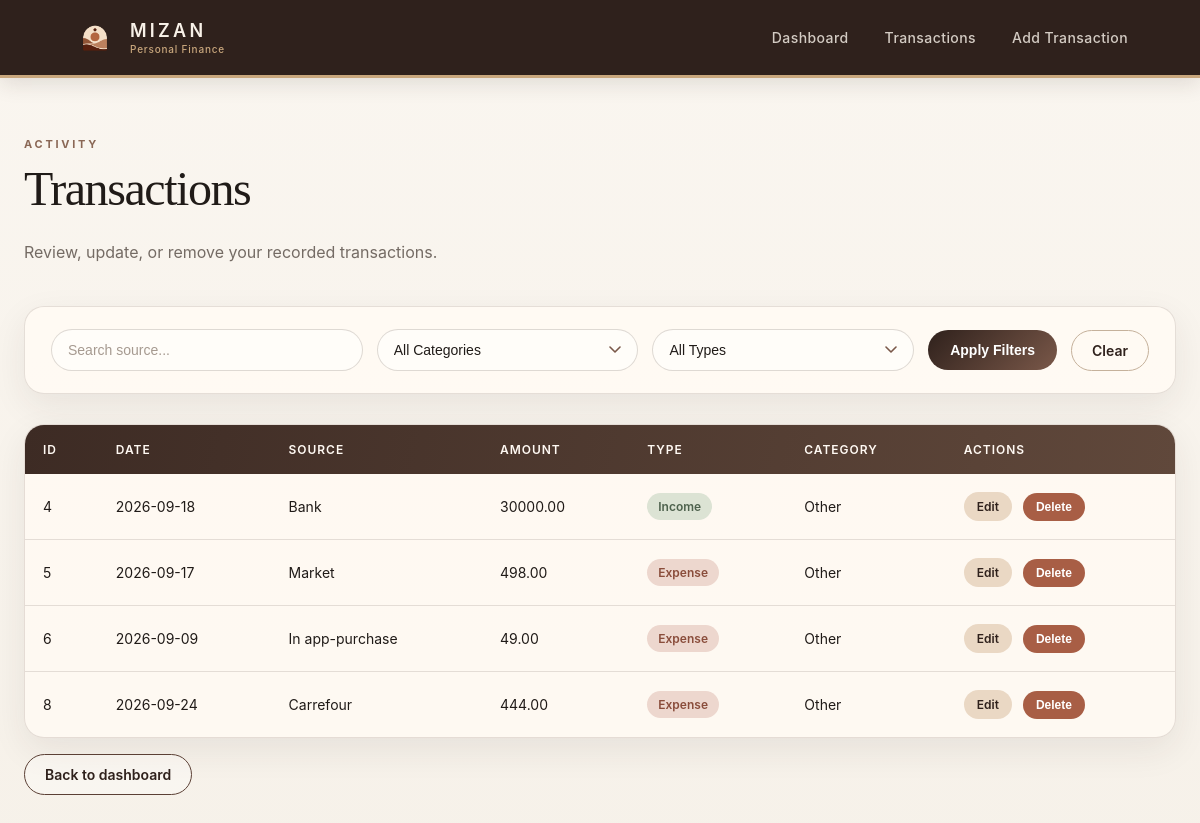
Page /transactions on the earlier database version.
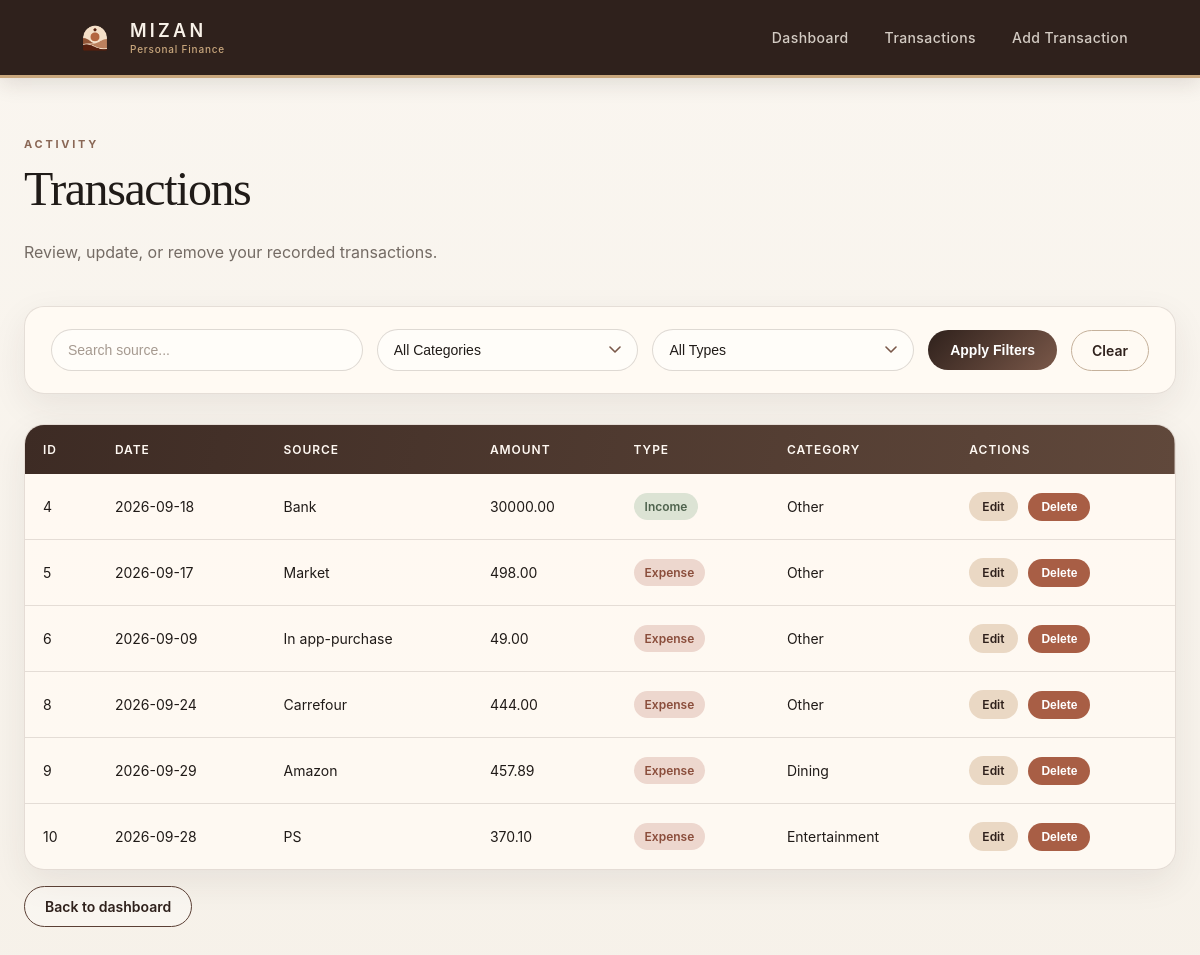
Same page on the later database version.
### tables this page shows
CREATE TABLE transactions (
        id INTEGER PRIMARY KEY AUTOINCREMENT,
        date TEXT NOT NULL,
        source TEXT NOT NULL,
        amount REAL NOT NULL CHECK (amount > 0),
        type TEXT NOT NULL CHECK (type IN ('income', 'expense'))
    , category TEXT NOT NULL DEFAULT 'Other');

### app.py (the view)
@app.route("/transactions")
def transactions():
    search = request.args.get("search", "").strip()
    category = request.args.get("category", "").strip()
    transaction_type = request.args.get("type", "").strip()
    return render_template(
        "transactions.html",
        transactions=get_transactions(search, category, transaction_type),
        search=search,
        category=category,
        transaction_type=transaction_type,
        categories=CATEGORIES
    )

### app.py (called while the page is built)
@contextmanager
def get_connection():
    connection = sqlite3.connect(DB_PATH)
    try:
        yield connection
    finally:
        connection.close()

### templates/transactions.html (shortened to what this page needs)
{% extends "base.html" %}
{% block content %}
<p class="eyebrow">ACTIVITY</p>
<h1>Transactions</h1>
<p class="page-subtitle">
    Review, update, or remove your recorded transactions.
</p>
<form method="GET" action="{{ url_for('transactions') }}" class="filter-form">
    <input
        type="text"
        name="search"
        placeholder="Search source..."
        value="{{ search }}"
    >
    <select name="category">
        <option value="">All Categories</option>
    </select>
    <select name="type">
        <option value="">All Types</option>
    </select>
    <button type="submit">Apply Filters</button>
    <a href="{{ url_for('transactions') }}">
        Clear
    </a>
</form>
{% if transactions %}
<div class="table-container">
    <table>
        <thead>
            <tr>
                <th>ID</th>
                <th>Date</th>
                <th>Source</th>
                <th>Amount</th>
                <th>Type</th>
                <th>Category</th>
                <th>Actions</th>
            </tr>
        </thead>
        <tbody>
            {% for transaction in transactions %}
                <tr>
                    <td>{{ transaction[0] }}</td>
                    <td>{{ transaction[1] }}</td>
                    <td>{{ transaction[2] }}</td>
                    <td>{{ "%.2f"|format(transaction[3]) }}</td>
                    <td>
                        {% if transaction[4] == "income" %}
                            <span class="type-badge income-badge">Income</span>
                        {% else %}
                            <span class="type-badge expense-badge">Expense</span>
                        {% endif %}
                    </td>
                    <td>{{ transaction[5] }}</td>
                    <td>
                        <a href="{{ url_for('edit_transaction', transaction_id=transaction[0]) }}">
                            Edit
                        </a>
                        <form
                            action="{{ url_for('delete_transaction', transaction_id=transaction[0]) }}"
                            method="POST"
                            style="display:inline;"
                        >
                            <button
                                type="submit"
                                onclick="return confirm('Delete this transaction?');"
                            >
                                Delete
                            </button>
                        </form>
                    </td>
                </tr>
            {% endfor %}
        </tbody>
    </table>
</div>
{% else %}
    <p>No transactions found.</p>
{% endif %}
<p>
    <a href="{{ url_for('home') }}">Back to dashboard</a>
</p>
{% endblock %}

Differences in the rows shown:
added transactions: amount "457.89", type "Expense"
added transactions: amount "370.10", type "Expense"
